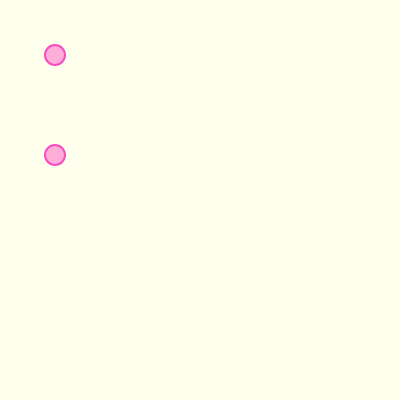
Frame 1 (no input)
Frame 60 (no input): identical to frame 1, image omitted
Frame 120 (the mouse pressed at the canvas centre since frame 60): identical to frame 1, image omitted

The p5.js sketch that drew this single still picture (run headless with seeded random() and noise() and a simulated clock; from frame 60 on, the mouse is pressed at the canvas centre):

// p5.js sketch
// ── sketch.js
function setup() {
  createCanvas(400, 400);
}

function draw() {
  background(255, 255, 237);
  fill(255, 173, 217);
  stroke(247, 77, 190);
  strokeWeight(2);
  circle(55,55,20);
  circle(55,155,20);
}
